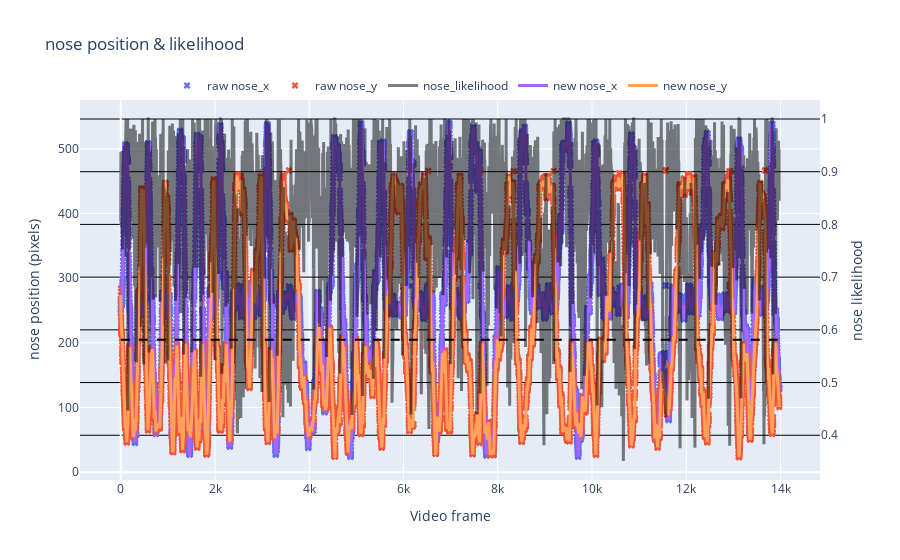

Notebook cell for this chart:
### Markdown cell above
---
#### 5. Now that we have our file, lets test our processing parameters in an example video

### Code cell
df_smooth = rst.filter_and_smooth_df(params, df_raw)

rst.plot_raw_vs_smooth(params, df_raw, df_smooth, bodypart='nose')

### Figure 1 — Plotly figure (JSON) as saved in the notebook; plotly's stock layout.template omitted (floating-point values rounded to 4 significant figures; data arrays with more than 128 entries replaced by an {"elided": "..."} marker saying what was removed)
{"data": [{"marker": {"size": 6, "symbol": "x"}, "mode": "markers", "name": "raw nose_x", "type": "scatter", "x": {"elided": "13974 int values"}, "y": {"elided": "13974 float values"}}, {"marker": {"size": 6, "symbol": "x"}, "mode": "markers", "name": "raw nose_y", "type": "scatter", "x": {"elided": "13974 int values"}, "y": {"elided": "13974 float values"}}, {"line": {"color": "black", "width": 3}, "name": "nose_likelihood", "opacity": 0.5, "type": "scatter", "x": {"elided": "13974 int values"}, "y": {"elided": "13974 float values"}, "yaxis": "y2"}, {"line": {"width": 3}, "name": "new nose_x", "type": "scatter", "x": {"elided": "13974 int values"}, "y": {"elided": "13974 float values"}}, {"line": {"width": 3}, "name": "new nose_y", "type": "scatter", "x": {"elided": "13974 int values"}, "y": {"elided": "13974 float values"}}], "layout": {"legend": {"orientation": "h", "x": 0.5, "xanchor": "center", "y": 1, "yanchor": "bottom"}, "shapes": [{"line": {"color": "black", "dash": "dash"}, "type": "line", "x0": 0, "x1": 13973, "y0": 0.5813, "y1": 0.5813, "yref": "y2"}], "title": {"text": "nose position & likelihood"}, "xaxis": {"title": {"text": "Video frame"}}, "yaxis": {"title": {"text": "nose position (pixels)"}}, "yaxis2": {"gridcolor": "black", "overlaying": "y", "side": "right", "title": {"text": "nose likelihood"}}}}
